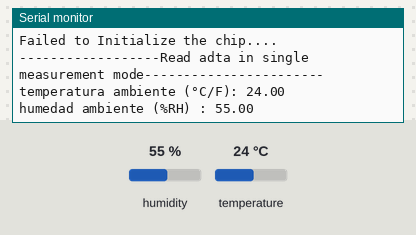
A sketch run on a simulated Arduino Uno, built for the host (arithmetic inside an expression is 32-bit, double 64-bit). On the bench: the last lines printed to the serial monitor. Inputs (shaded band) come from the test bench; at power-on: humidity 55 %, temperature 24 °C.

Above: at 1.2 s.
1.3 s: humidity set to 22 %
At 2.6 s:
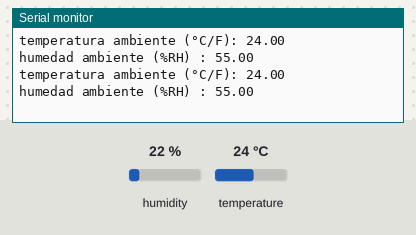
2.8 s: temperature set to 12 °C
At 4.0 s:
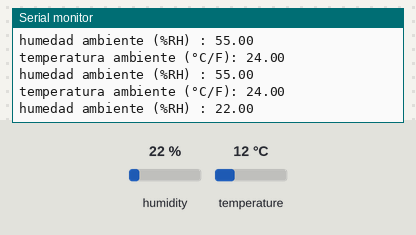
4.3 s: humidity set to 40 %
At 4.3 s:
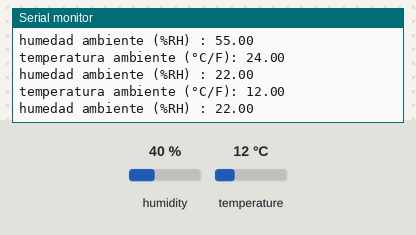
Timing chart, 0 to 7.3 s (numbered marks = the images above; inputs shaded):
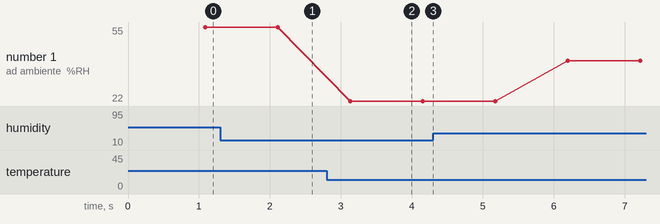

Measured:
- plotted number 1: 22 → 40 after the input at 4.3 s

The sketch:

Sensor_temp.ino
```cpp
#include <DFRobot_SHT3x.h>


DFRobot_SHT3x sht3x(&Wire, /*address=*/0x44, /*RST=*/4);
//DFRobot_SHT3x   sht3x;

float Temperatura;
float humedad;


void setup() {

  Serial.begin(9600);


  while (sht3x.begin() != 0) {
    Serial.println("Failed to Initialize the chip, please confirm the wire connection");
    delay(1000);
  }

  Serial.print("Chip serial number");
  Serial.println(sht3x.readSerialNumber());


  if (!sht3x.softReset()) {
    Serial.println("Failed to Initialize the chip....");
  }


  Serial.println("------------------Read adta in single measurement mode-----------------------");
}

void loop() {


  Temperatura = sht3x.getTemperatureC();
  humedad = sht3x.getHumidityRH();


  /**
       * getTemperatureF:Get the meansured temperature(℉).
       * @return Return float temperature data.
       */
  /*Serial.print(sht3x.getTemperatureF());
      Serial.print(" F ");
      Serial.print("Relative Humidity(%RH):");*/
  /**
       * getHumidityRH: Get the meansured humidity (%RH)
       * @return Return float humidity data
       */
  //Serial.print(sht3x.getHumidityRH());
  //Serial.println(" %RH");


  /**
       * @brief Get temperature and humidity data in single measurement mode.
       * @param repeatability Set repeatability to read temperature and humidity data with the type eRepeatability_t.
       * @note  Optional parameters:
                   eRepeatability_High /**In high repeatability mode, the humidity repeatability is 0.10%RH, the temperature repeatability is 0.06°C
                   eRepeatability_Medium,/**In medium repeatability mode, the humidity repeatability is 0.15%RH, the temperature repeatability is 0.12°C.
                   eRepeatability_Low, /**In low repeatability mode, the humidity repeatability is0.25%RH, the temperature repeatability is 0.24°C
       * @return Return a structure containing celsius temperature (°C), Fahrenheit temperature (°F), relative humidity(%RH), status code.
       * @n Return O indicates right data return.
      DFRobot_SHT3x::sRHAndTemp_t data = sht3x.readTemperatureAndHumidity(sht3x.eRepeatability_High);
      if(data.ERR == 0){
        Serial.print("Ambient Temperature(°C/F):");
        Serial.print(data.TemperatureC);
        Serial.print(" C/");
        Serial.print(data.TemperatureF);
        Serial.print(" F ");
        Serial.print("Relative Humidity(%RH):");
        Serial.print(data.Humidity);
        Serial.println(" %RH");
      }
      */
  delay(1000);

  Serial.print("temperatura ambiente (°C/F): ");
  Serial.println(Temperatura);


  Serial.print("humedad ambiente (%RH) : ");
  Serial.println(humedad);
}
```
